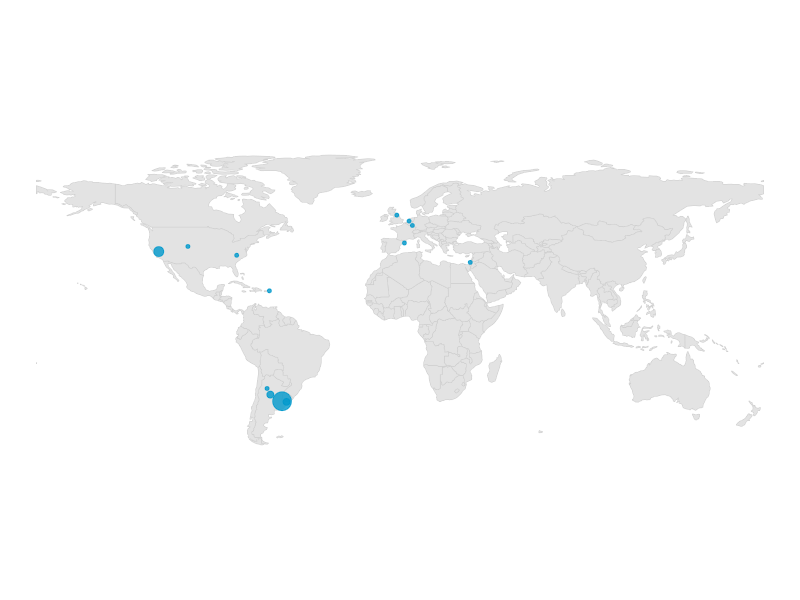

The R script that drew this image:
library(tidyverse)
library(rnaturalearth)
library(rnaturalearthdata)

world_map_data <- ne_countries(returnclass = "sf") %>% filter(!name == "Antarctica")

df <- data.frame(
  latitude = c(-34.6037, -28.4731, -31.4135, 37.2718, 39.7392, -34.9011, 54.7723, 18.4252, 41.3851, 35.4979, 51.9225, 32.0853, 49.8158),
  longitude = c(-58.3816, -65.7954, -64.181, -119.4179, -104.9903, -56.1645, -1.5807, -64.6399, 2.1734, -80.8431, 4.4891, 34.7818, 6.1296),
  cantidad = c(6, 1, 2, 3, 1, 2, 1, 1, 1, 1, 1, 1, 1)
  )

ggplot() +
  geom_sf(data = world_map_data, color = "gray81", fill = "gray89") +
  theme_void() +
  geom_point(data = df, aes(x = longitude, y = latitude, size = as.factor(cantidad)), col = "#0099CC", alpha = 0.80) +
  theme(plot.background = element_rect(fill= "white", colour = "white")) +
  scale_size_manual(values = c("1" = 1, "2" = 2, "3" = 3, "6" = 6)) +
  guides(size = "none")
